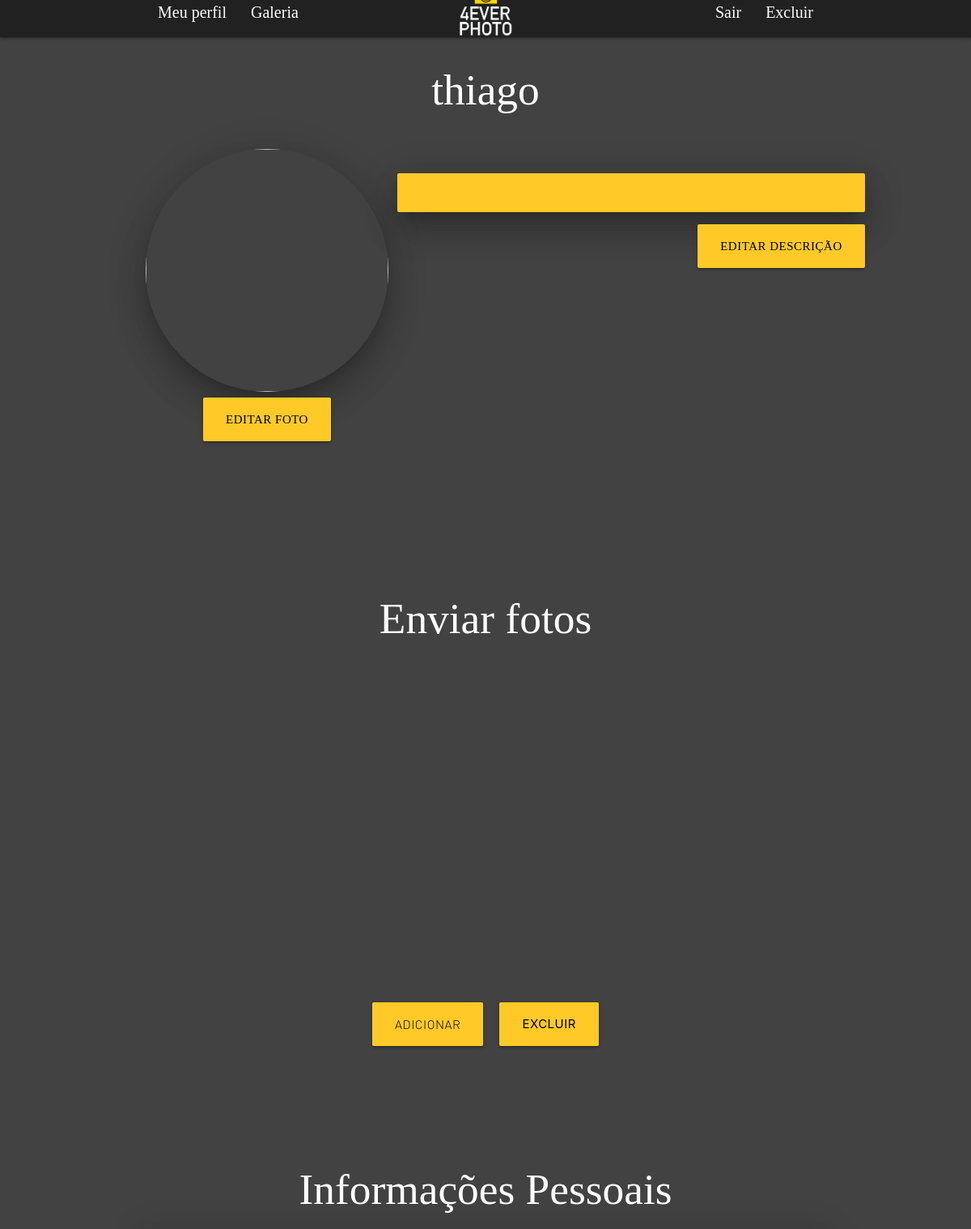
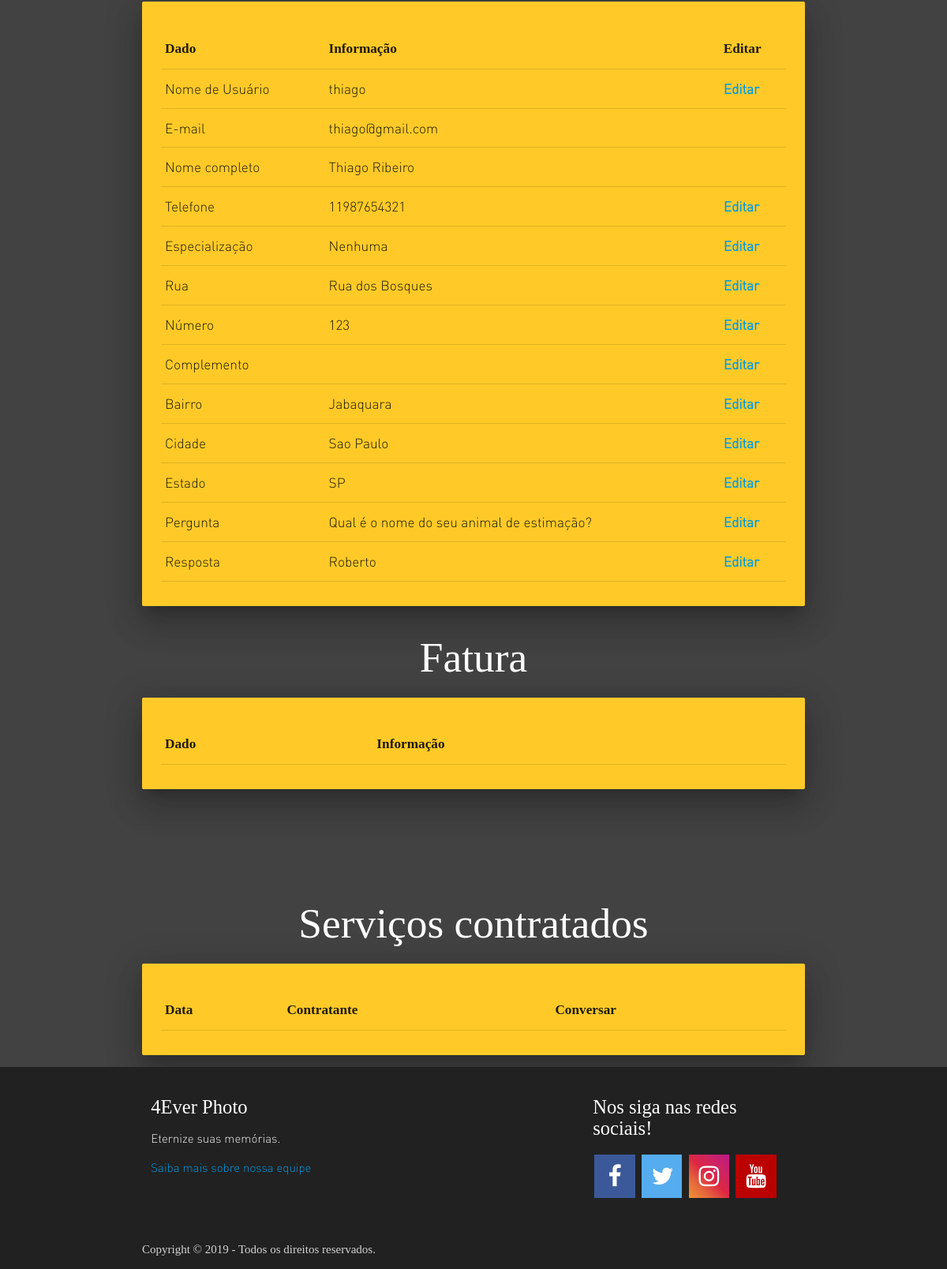
/perfil_fotografo.php (signed in), run on the app's committed database (2 pictures, top to bottom).
### tables this page shows
CREATE TABLE `usuario` (
  `id_usuario` int(10) NOT NULL,
  `nmuser_usuario` varchar(15) NOT NULL,
  `email_usuario` varchar(30) NOT NULL,
  `senha_usuario` varchar(100) NOT NULL,
  `nome_usuario` varchar(15) NOT NULL,
  `sobrenome_usuario` varchar(40) NOT NULL,
  `telefone_usuario` varchar(11) NOT NULL,
  `rua_usuario` varchar(100) NOT NULL,
  `num_casa_usuario` varchar(6) NOT NULL,
  `complemento_usuario` varchar(30) DEFAULT NULL,
  `bairro_usuario` varchar(20) NOT NULL,
  `cidade_usuario` varchar(20) NOT NULL,
  `uf_usuario` varchar(2) NOT NULL,
  `tipo_usuario` int(11) NOT NULL,
  `cpf_usuario` varchar(11) NOT NULL,
  `desc_usuario` varchar(255) DEFAULT NULL,
  `pergunta_usuario` int(1) DEFAULT NULL,
  `resposta_usuario` varchar(255) DEFAULT NULL,
  `especializacao_usuario` int(11) DEFAULT NULL
);

### perfil_fotografo.php (the view, shortened to what this page needs)
<!DOCTYPE html>
<html>
    <head>
        <?php include 'includes/head.php'; ?>
    </head>
    <body class="#424242 grey darken-3">
        <?php include 'includes/menu.php'; ?>
        <h2 class="center white-text "><?php echo $_SESSION['user'] ?></h2>
        <br>
        <div class="container">
            <div class="left"><img id="profilePicture" class="circle z-depth-5" width="300px" height="300px">
                <div class="center">
                    <label for="imageInput">
                        <a id="editBtn" class="waves-eff ect waves-light btn-large #ffca28 amber lighten-1 black-text">Editar foto</a>
                    </label>
                </div>
            </div>
            <br />
        </div>
        <div class="row">
            <div class="col s6 ">
                <div class="card-panel teal #ffca28 amber lighten-1 z-depth-5">
                </div>
                <label>
                    <a href="./editardescricao.php" class="waves-eff ect waves-light btn-large #ffca28 amber lighten-1 black-text" style="position:float; float:right">Editar descrição</a>
                </label>
            </div>
        </div>
        <br><br><br><br><br><br>
        <h2 class="white-text center">Enviar fotos</h2>
        <div class="container">
            <div class="carousel carousel-slider">
                <?php include './api/profile.php'?>
            </div>
        </div>
        <br/>
        <form action="api/upload.php" method="POST" enctype="multipart/form-data" >
            <div style="display: flex; justify-content: center;">
             <input type="file" id="imagemUsuario" name="imagem" required class="upload" style="display: none;"accept="image/png, image/jpg, image/jpeg"><br /><br />
                <label for="imagemUsuario" style="margin: 0 10px">
                    <a class="waves-effect waves-light btn-large #ffca28 amber lighten-1 black-text">Adicionar</a>
                </label>
                <button id="deleteBtn" style="margin: 0 10px" class="waves-effect waves-light btn-large #ffca28 amber lighten-1 black-text">Excluir</button>
            </div>
        </form>
        <br/>
        <br><br><br><br>
        <div class="container">
            <h2 class="white-text center">Informações Pessoais</h2>
            <div class="card-panel teal #ffca28 amber lighten-1 z-depth-5"><h6>
                <table>
                    <thead>
                        <tr>
                            <th>Dado</th>
                            <th>Informação</th>
                            <th>Editar</th>
                        </tr>
                    </thead>
                    <tbody>
                        <?php
                            $sql_info=('SELECT * FROM usuario WHERE id_usuario = '.$_SESSION['id_usuario'].';');
                            $info = mysqli_query($conexao, $sql_info);
                            while($edit=mysqli_fetch_array($info)){
                                if($edit['especializacao_usuario']==0) $especializacao = 'Nenhuma';
                                if($edit['pergunta_usuario']==1){
                                    $pergunta = 'Qual é o nome do seu animal de estimação?';
                                }else if($edit['pergunta_usuario']==2){
                                    $pergunta = 'Qual é sua comida preferida?';
                                }else if($edit['pergunta_usuario']==3){
                                    $pergunta = 'Qual é sua cor preferida?';
                                }else if($edit['pergunta_usuario']==4){
                                    $pergunta = 'Qual é seu filme preferido?';
                                }else if($edit['pergunta_usuario']==5){
                                    $pergunta = 'Qual é sua série preferida?';
                                }else if($edit['pergunta_usuario']==0){
                                    $pergunta = '';
                                }
                                echo '<tr><td>Nome de Usuário</td><td>'.$edit['nmuser_usuario'].'</td><td><a href="editar.php?nmuser='. $edit['nmuser_usuario'].'"><b>Editar</b></a></td></tr>
                                <tr> <td>E-mail</td><td>'.$edit['email_usuario'] .'</td><td></td></tr>
                                <tr><td>Nome completo</td><td>'.$edit['nome_usuario'].' '.$edit['sobrenome_usuario'].'</td><td></td></tr>
                                <tr><td>Telefone</td><td>'.$edit['telefone_usuario'].'</td><td><a href="editar.php?telefone='. $edit['telefone_usuario'].'"><b>Editar</b></a></td></tr>
                                <tr><td>Especialização</td><td>'.$especializacao.'</td><td><a href="editar.php?telefone='. $especializacao.'"><b>Editar</b></a></td></tr>
                                <tr><td>Rua</td><td>'.$edit['rua_usuario'].'</td><td><a href="editar.php?rua='. $edit['rua_usuario'].'"><b>Editar</b></a></td></tr>
                                <tr><td>Número</td><td>'.$edit['num_casa_usuario'].'</td><td><a href="editar.php?numero='. $edit['num_casa_usuario'].'"><b>Editar</b></a></td></tr>
                                <tr><td>Complemento</td><td>'.$edit['complemento_usuario'].'</td><td><a href="editar.php?complemento='. $edit['complemento_usuario'].'"><b>Editar</b></a></td></tr>
                                <tr><td>Bairro</td><td>'.$edit['bairro_usuario'].'</td><td><a href="editar.php?bairro='. $edit['bairro_usuario'].'"><b>Editar</b></a></td></tr>
                                <tr><td>Cidade</td><td>'.$edit['cidade_usuario'].'</td><td><a href="editar.php?cidade='. $edit['cidade_usuario'].'"><b>Editar</b></a></td></tr>
                                <tr><td>Estado</td><td>'.$edit['uf_usuario'].'</td><td><a href="editar.php?estado='. $edit['uf_usuario'].'"><b>Editar</b></a></td></tr>
                                <tr><td>Pergunta</td><td>'.$pergunta.'</td><td><a href="editar.php?pergunta='. $edit['pergunta_usuario'].'"><b>Editar</b></a></td></tr>
                                <tr><td>Resposta</td><td>'.$edit['resposta_usuario'].'</td><td><a href="editar.php?resposta='. $edit['resposta_usuario'].'"><b>Editar</b></a></td></tr>';
                            }
                        ?>
                    </tbody>
                </table>
                </h6>
            </div>
        </div>
        <div class="container">
            <h2 class="white-text center">Fatura</h2>
            <div class="card-panel teal #ffca28 amber lighten-1 z-depth-5"><h6>
                <table>
                    <thead>
                        <tr>
                            <th>Dado</th>
                            <th>Informação</th>
                        </tr>
                    </thead>
                </table>
                </h6>
            </div>
        </div>
          <br><br><br><br>
      <div class="container">
            <h2 class="white-text center">Serviços contratados</h2>
            <div class="card-panel teal #ffca28 amber lighten-1 z-depth-5"><h6>
                <table>
                    <thead>
                        <tr>
                            <th>Data</th>
                            <th>Contratante</th>
                            <th>Conversar</th>
                        </tr>
                    </thead>
                </table>
                </h6>
            </div>
        </div>
        <?php
            include 'includes/footer.php';
        ?>
    </body>
</html>

### css/custom.css (style rules this page uses)
html { font-weight: 100; }

### data on the page
usuario: nmuser_usuario "thiago", email_usuario "thiago@gmail.com", nome_usuario "Thiago", sobrenome_usuario "Ribeiro", telefone_usuario "11987654321", especializacao_usuario "Nenhuma", rua_usuario "Rua dos Bosques", num_casa_usuario "123", bairro_usuario "Jabaquara", cidade_usuario "Sao Paulo", uf_usuario "SP", pergunta_usuario "Qual é o nome do seu animal de estimação?", resposta_usuario "Roberto"

### other printed values
$_SESSION['user'] "thiago"
